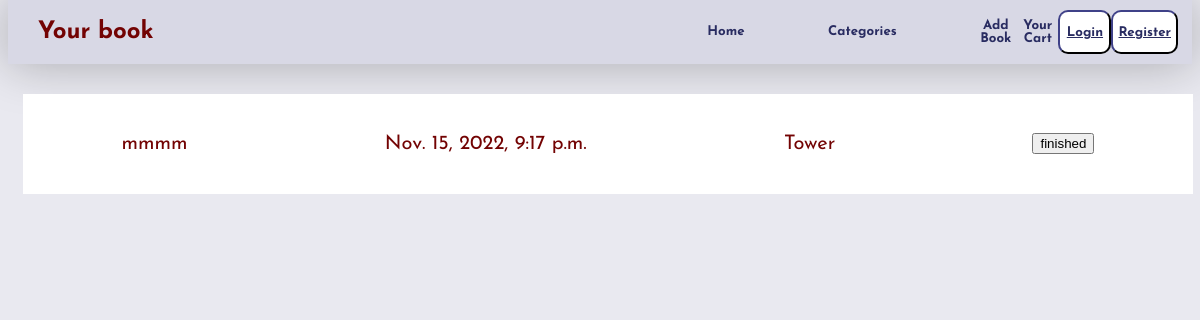
The app's page /requests with its own data.
### bstore/models.py (models this page shows)
class requests (models.Model):
    requestedbooks = models.ManyToManyField('books',  default= None)
    requesteduser = models.ForeignKey('User', on_delete=models.CASCADE,default=None)
    requestaddress = models.CharField(max_length=500, default=None)
    requestphone = models.IntegerField(default=None)
    requestdate = models.DateTimeField(auto_now_add=True, blank=True, null=True)
    finished = models.BooleanField(default=False)

class User(AbstractUser):
    pass

### bstore/views.py (the view)
# urls.py: path('requests', views.therequests, name='requests'),
def therequests(request):
    thereq = requests.objects.filter(finished = False)
    return render(request, 'network/request.html', {'requests': thereq})

### bstore/templates/network/request.html (shortened to what this page needs)
{% extends "network/layout.html" %}
{% load static %}
    {% block body %}
        {% for request in requests %}
        <div class="container">
            <div class="request">
                <div>{{request.requesteduser}}</div>
                <div>{{request.requestdate}}</div>
                <div>{{request.requestaddress}}</div>
                <button class="finished" id="{{request.id}}">finished</button>
            </div>
        </div>
        {% endfor %}
    {% endblock %}

### bstore/static/network/styles.css (style rules this page uses)
.container { padding-left: 15px; padding-right: 15px; margin-left: auto; margin-right: auto; }
@media (min-width:768px) { .container { width:750px; } }
@media (min-width:992px) { .container { width: 970px; } }
@media (min-width: 1200px) { .container { width:1170px } }
body { margin-top: 0px; font-family: 'Josefin Sans', sans-serif; background-color: rgba(145, 146, 183, 0.201); }

### bstore/templates/network/request.html (style rules this page uses)
.request { display: flex; justify-content: space-around; width:100%; height:100px; background-color: white; align-items: center; color:rgb(115, 3, 3); margin-top: 30px; font-size: 20px; }

### records on screen
requests: requesteduser "mmmm", requestdate "Nov. 15, 2022, 9:17 p.m.", requestaddress "Tower"
